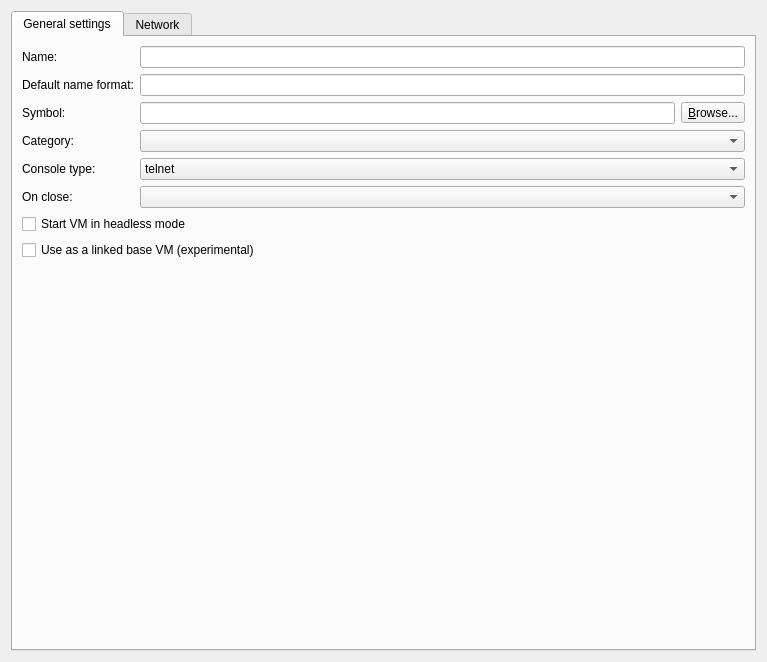
<?xml version="1.0" encoding="UTF-8"?>
<ui version="4.0">
 <class>VMwareVMConfigPageWidget</class>
 <widget class="QWidget" name="VMwareVMConfigPageWidget">
  <property name="geometry">
   <rect>
    <x>0</x>
    <y>0</y>
    <width>767</width>
    <height>662</height>
   </rect>
  </property>
  <property name="windowTitle">
   <string>VMware VM configuration</string>
  </property>
  <layout class="QVBoxLayout" name="verticalLayout">
   <item>
    <widget class="QTabWidget" name="uiTabWidget">
     <property name="currentIndex">
      <number>0</number>
     </property>
     <widget class="QWidget" name="tab">
      <attribute name="title">
       <string>General settings</string>
      </attribute>
      <layout class="QGridLayout" name="gridLayout">
       <item row="0" column="0">
        <widget class="QLabel" name="uiNameLabel">
         <property name="text">
          <string>Name:</string>
         </property>
        </widget>
       </item>
       <item row="0" column="1">
        <widget class="QLineEdit" name="uiNameLineEdit"/>
       </item>
       <item row="1" column="0">
        <widget class="QLabel" name="uiDefaultNameFormatLabel">
         <property name="text">
          <string>Default name format:</string>
         </property>
        </widget>
       </item>
       <item row="1" column="1">
        <widget class="QLineEdit" name="uiDefaultNameFormatLineEdit"/>
       </item>
       <item row="2" column="0">
        <widget class="QLabel" name="uiSymbolLabel">
         <property name="text">
          <string>Symbol:</string>
         </property>
        </widget>
       </item>
       <item row="2" column="1">
        <layout class="QHBoxLayout" name="horizontalLayout_7">
         <item>
          <widget class="QLineEdit" name="uiSymbolLineEdit"/>
         </item>
         <item>
          <widget class="QToolButton" name="uiSymbolToolButton">
           <property name="text">
            <string>&amp;Browse...</string>
           </property>
           <property name="toolButtonStyle">
            <enum>Qt::ToolButtonTextOnly</enum>
           </property>
          </widget>
         </item>
        </layout>
       </item>
       <item row="3" column="0">
        <widget class="QLabel" name="uiCategoryLabel">
         <property name="text">
          <string>Category:</string>
         </property>
        </widget>
       </item>
       <item row="3" column="1">
        <widget class="QComboBox" name="uiCategoryComboBox"/>
       </item>
       <item row="4" column="0">
        <widget class="QLabel" name="uiConsoleTypeLabel">
         <property name="text">
          <string>Console type:</string>
         </property>
        </widget>
       </item>
       <item row="4" column="1">
        <widget class="QComboBox" name="uiConsoleTypeComboBox">
         <item>
          <property name="text">
           <string>telnet</string>
          </property>
         </item>
         <item>
          <property name="text">
           <string>none</string>
          </property>
         </item>
        </widget>
       </item>
       <item row="5" column="0">
        <widget class="QLabel" name="uiOnCloseLabel">
         <property name="text">
          <string>On close:</string>
         </property>
        </widget>
       </item>
       <item row="5" column="1">
        <widget class="QComboBox" name="uiOnCloseComboBox"/>
       </item>
       <item row="6" column="0" colspan="2">
        <widget class="QCheckBox" name="uiHeadlessModeCheckBox">
         <property name="text">
          <string>Start VM in headless mode</string>
         </property>
         <property name="checked">
          <bool>false</bool>
         </property>
        </widget>
       </item>
       <item row="7" column="0" colspan="2">
        <widget class="QCheckBox" name="uiBaseVMCheckBox">
         <property name="enabled">
          <bool>true</bool>
         </property>
         <property name="text">
          <string>Use as a linked base VM (experimental)</string>
         </property>
        </widget>
       </item>
       <item row="8" column="0" colspan="2">
        <spacer name="verticalSpacer">
         <property name="orientation">
          <enum>Qt::Vertical</enum>
         </property>
         <property name="sizeHint" stdset="0">
          <size>
           <width>20</width>
           <height>138</height>
          </size>
         </property>
        </spacer>
       </item>
      </layout>
     </widget>
     <widget class="QWidget" name="tab_2">
      <attribute name="title">
       <string>Network</string>
      </attribute>
      <layout class="QGridLayout" name="gridLayout_2">
       <item row="0" column="0">
        <widget class="QLabel" name="uiAdaptersLabel">
         <property name="text">
          <string>Adapters:</string>
         </property>
        </widget>
       </item>
       <item row="1" column="0">
        <widget class="QLabel" name="uiFirstPortNameLabel">
         <property name="text">
          <string>First port name:</string>
         </property>
        </widget>
       </item>
       <item row="2" column="0">
        <widget class="QLabel" name="uiPortNameFormatLabel">
         <property name="toolTip">
          <string>&lt;html&gt;&lt;head/&gt;&lt;body&gt;&lt;p&gt;{0} - the port number, from 0 to the number of adapters-1.&lt;/p&gt;&lt;p&gt;{1} - the segment number, from 0 to the number of segments-1.&lt;/p&gt;&lt;p&gt;{port0} - named alias for {0}.&lt;/p&gt;&lt;p&gt;{port1} - the port number, from 1 to the number of adapters.&lt;/p&gt;&lt;p&gt;{segment0} - named alias for {1}.&lt;/p&gt;&lt;p&gt;{segment1} - the segment number, from 1 to the number of segments.&lt;/p&gt;&lt;/body&gt;&lt;/html&gt;</string>
         </property>
         <property name="text">
          <string>Name format:</string>
         </property>
        </widget>
       </item>
       <item row="3" column="0">
        <widget class="QLabel" name="uiPortSegmentSizeLabel">
         <property name="text">
          <string>Segment size:</string>
         </property>
        </widget>
       </item>
       <item row="4" column="0">
        <widget class="QLabel" name="label">
         <property name="text">
          <string>Type:</string>
         </property>
        </widget>
       </item>
       <item row="5" column="0" colspan="2">
        <widget class="QLabel" name="uiCustomAdaptersLabel">
         <property name="text">
          <string>Custom adapters:</string>
         </property>
        </widget>
       </item>
       <item row="5" column="2">
        <widget class="QPushButton" name="uiCustomAdaptersConfigurationPushButton">
         <property name="text">
          <string>&amp;Configure custom adapters</string>
         </property>
        </widget>
       </item>
       <item row="6" column="0" colspan="3">
        <widget class="QCheckBox" name="uiUseAnyAdapterCheckBox">
         <property name="toolTip">
          <string>&lt;html&gt;&lt;head/&gt;&lt;body&gt;&lt;p&gt;This option will allow GNS3 to replace all adapters of the VM. This allow you to use any interface of the VM in GNS3.&lt;/p&gt;&lt;/body&gt;&lt;/html&gt;</string>
         </property>
         <property name="text">
          <string>Allow GNS3 to override non custom VMware adapter</string>
         </property>
        </widget>
       </item>
       <item row="7" column="1" colspan="2">
        <spacer name="spacer">
         <property name="orientation">
          <enum>Qt::Vertical</enum>
         </property>
         <property name="sizeHint" stdset="0">
          <size>
           <width>248</width>
           <height>178</height>
          </size>
         </property>
        </spacer>
       </item>
       <item row="4" column="2">
        <widget class="QComboBox" name="uiAdapterTypesComboBox">
         <property name="sizePolicy">
          <sizepolicy hsizetype="Expanding" vsizetype="Fixed">
           <horstretch>0</horstretch>
           <verstretch>0</verstretch>
          </sizepolicy>
         </property>
        </widget>
       </item>
       <item row="3" column="2">
        <widget class="QSpinBox" name="uiPortSegmentSizeSpinBox">
         <property name="maximum">
          <number>128</number>
         </property>
         <property name="singleStep">
          <number>4</number>
         </property>
        </widget>
       </item>
       <item row="2" column="2">
        <widget class="QLineEdit" name="uiPortNameFormatLineEdit">
         <property name="text">
          <string/>
         </property>
        </widget>
       </item>
       <item row="1" column="2">
        <widget class="QLineEdit" name="uiFirstPortNameLineEdit"/>
       </item>
       <item row="0" column="2">
        <widget class="QSpinBox" name="uiAdaptersSpinBox">
         <property name="minimum">
          <number>0</number>
         </property>
         <property name="maximum">
          <number>10</number>
         </property>
        </widget>
       </item>
      </layout>
     </widget>
    </widget>
   </item>
  </layout>
 </widget>
 <resources/>
 <connections/>
</ui>
